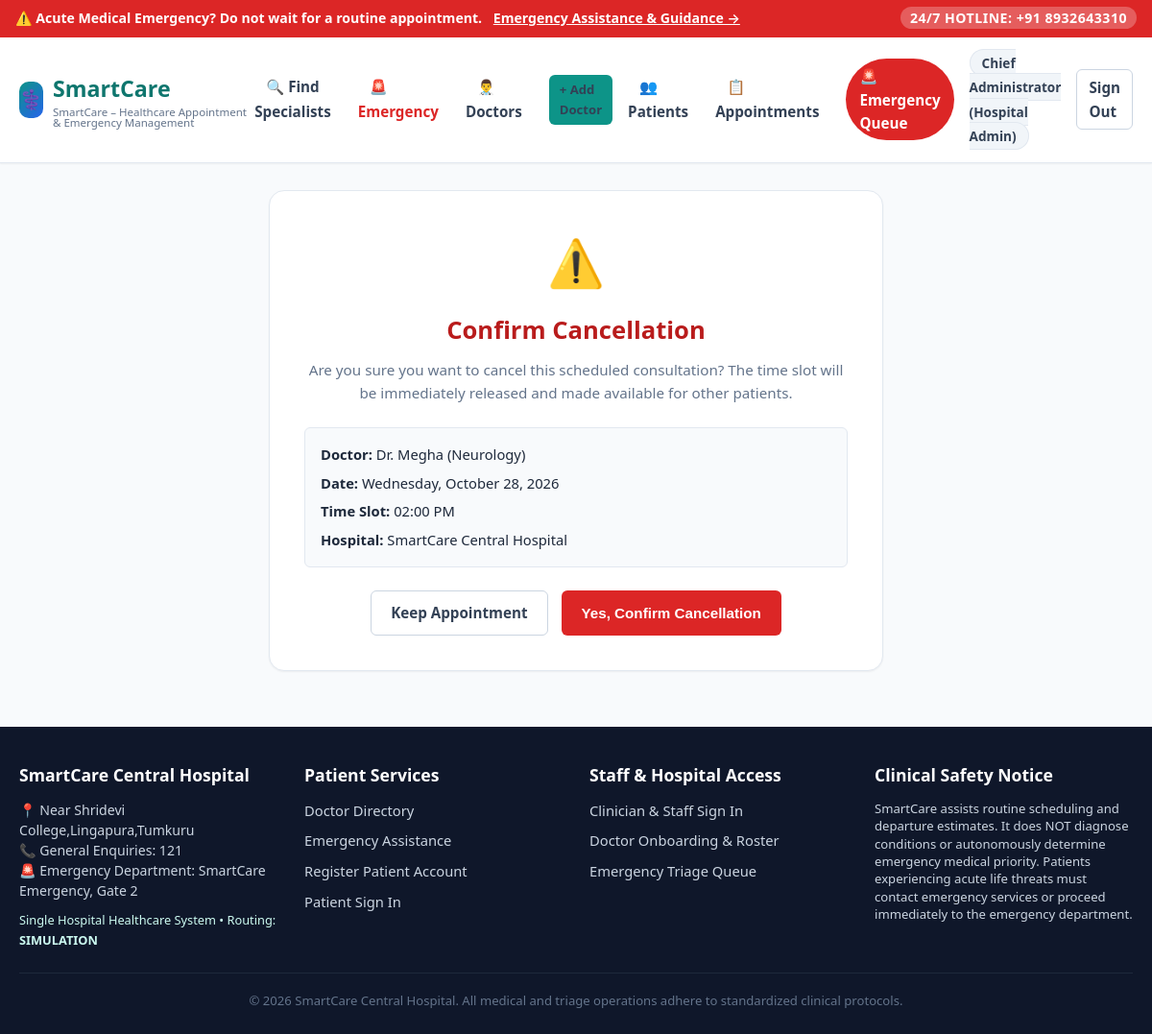
/appointment/4/cancel/ (signed in), run on the app's committed database.
### core/models.py (models this page shows, shortened)
class User(AbstractUser):
    ROLE_CHOICES = (
        ('patient', 'Patient'),
        ('doctor', 'Doctor'),
        ('staff', 'Clinical Staff'),
        ('admin', 'Administrator'),
    )
    role = models.CharField(max_length=20, choices=ROLE_CHOICES, default='patient')
    contact_number = models.CharField(max_length=20, blank=True)
    @property
    def is_patient(self):
        return self.role == 'patient'
    @property
    def is_doctor(self):
        return self.role == 'doctor'
    @property
    def is_clinical_staff(self):
        return self.role in ['staff', 'admin'] or self.is_staff or self.is_superuser
    @property
    def is_admin(self):
        return self.role == 'admin' or self.is_staff or self.is_superuser

class DoctorProfile(models.Model):
    SPECIALIZATION_CHOICES = (
        ('General Medicine', 'General Medicine'),
        ('Cardiology', 'Cardiology'),
        ('Neurology', 'Neurology'),
        ('Dermatology', 'Dermatology'),
        ('Orthopedics', 'Orthopedics'),
        ('Pediatrics', 'Pediatrics'),
        ('Ophthalmology', 'Ophthalmology'),
        ('Gastroenterology', 'Gastroenterology'),
        ('Pulmonology', 'Pulmonology'),
        ('Emergency Medicine', 'Emergency Medicine'),
        ('ENT / Otorhinolaryngology', 'ENT / Otorhinolaryngology'),
        ('Psychiatry', 'Psychiatry'),
    )
    user = models.OneToOneField(User, on_delete=models.CASCADE, related_name='doctor_profile')
    specialization = models.CharField(max_length=100, choices=SPECIALIZATION_CHOICES, default='General Medicine')
    qualification = models.CharField(max_length=150)
    registration_number = models.CharField(max_length=50, unique=True)
    experience_years = models.PositiveIntegerField(default=1)
    hospital_name = models.CharField(max_length=150, default="SmartCare Central Hospital")
    hospital_address = models.CharField(max_length=255, default="100 Healthcare Blvd, Metro City")
    hospital_lat = models.FloatField(default=12.971598)
    hospital_lng = models.FloatField(default=77.594562)
    consultation_fee = models.DecimalField(max_digits=10, decimal_places=2, default=500.00)
    available_days = models.CharField(max_length=150, default="Mon,Tue,Wed,Thu,Fri", help_text="Comma-separated working days e.g. Mon,Tue,Wed,Thu,Fri")
    availability_summary = models.CharField(max_length=200, default="Mon - Fri, 09:00 AM - 05:00 PM")
    slot_duration_minutes = models.PositiveIntegerField(default=30)
    work_start_time = models.TimeField(default="09:00:00")
    work_end_time = models.TimeField(default="17:00:00")
    is_active = models.BooleanField(default=True, help_text="Active doctors are displayed in search and available for appointments")
    is_accepting_emergencies = models.BooleanField(default=True)
    created_at = models.DateTimeField(auto_now_add=True)
    updated_at = models.DateTimeField(auto_now=True)

### appointments/models.py (models this page shows, shortened)
class Appointment(models.Model):
    STATUS_CHOICES = (
        ('SCHEDULED', 'Scheduled'),
        ('CONFIRMED', 'Confirmed'),
        ('CHECKED_IN', 'Checked In'),
        ('IN_CONSULTATION', 'In Consultation'),
        ('COMPLETED', 'Completed'),
        ('CANCELLED', 'Cancelled'),
        ('DELAYED_BY_EMERGENCY', 'Delayed by Emergency'),
    )
    REASON_CHOICES = (
        ('general', 'General health concern'),
        ('skin_hair', 'Skin or hair concern'),
        ('heart', 'Heart-related concern'),
        ('bone_joint', 'Bone or joint concern'),
        ('eye', 'Eye concern'),
        ('ent', 'Ear, nose or throat concern'),
        ('digestive', 'Digestive concern'),
        ('child_health', 'Child health concern'),
        ('neurological', 'Neurological concern'),
        ('other', 'Other'),
    )
    patient = models.ForeignKey(PatientProfile, on_delete=models.CASCADE, related_name='appointments')
    doctor = models.ForeignKey(DoctorProfile, on_delete=models.CASCADE, related_name='appointments')
    appointment_date = models.DateField()
    appointment_time = models.TimeField()
    expected_duration_minutes = models.PositiveIntegerField(default=30)
    status = models.CharField(max_length=30, choices=STATUS_CHOICES, default='SCHEDULED')
    consultation_reason = models.CharField(max_length=50, choices=REASON_CHOICES, default='general')
    symptoms_description = models.TextField(blank=True, help_text="Short description of presenting symptoms")
    health_concern = models.TextField(blank=True, help_text="Optional description of symptoms or concern")
    patient_origin_address = models.CharField(max_length=255, blank=True)
    patient_origin_lat = models.FloatField(null=True, blank=True)
    patient_origin_lng = models.FloatField(null=True, blank=True)
    hospital_destination_name = models.CharField(max_length=150, blank=True)
    hospital_destination_address = models.CharField(max_length=255, blank=True)
    estimated_travel_duration_minutes = models.PositiveIntegerField(null=True, blank=True)
    safety_buffer_minutes = models.PositiveIntegerField(default=15)
    recommended_departure_time = models.DateTimeField(null=True, blank=True)
    estimated_arrival_time = models.DateTimeField(null=True, blank=True)
    routing_provider_used = models.CharField(max_length=50, blank=True)
    routing_note = models.CharField(max_length=255, blank=True)
    last_travel_update = models.DateTimeField(null=True, blank=True)
    delayed_by_minutes = models.PositiveIntegerField(default=0)
    schedule_disruption_notes = models.TextField(blank=True)
    created_at = models.DateTimeField(auto_now_add=True)
    updated_at = models.DateTimeField(auto_now=True)
    class Meta:
        ordering = ['appointment_date', 'appointment_time']
        constraints = [
            models.UniqueConstraint(
                fields=['doctor', 'appointment_date', 'appointment_time'],
                condition=~models.Q(status='CANCELLED'),
                name='unique_active_doctor_appointment_slot'
            )
        ]

### appointments/views.py (the view, shortened to what this page needs)
# urls.py: path('appointment/<int:appointment_id>/cancel/', views.cancel_appointment_view, name='cancel_appointment'),
@login_required
def cancel_appointment_view(request, appointment_id):
    appointment = get_object_or_404(Appointment, id=appointment_id)
    user = request.user
    is_admin = user.is_superuser or user.is_staff or getattr(user, 'role', '') == 'admin'
    if user.is_patient and appointment.patient.user != user and not is_admin:
        return HttpResponseForbidden("Access Denied: You cannot cancel another patient's appointment.")
    if user.is_doctor and appointment.doctor.user != user and not is_admin:
        return HttpResponseForbidden("Access Denied: You cannot cancel another doctor's appointment.")
    if not (user.is_patient or user.is_doctor or is_admin):
        return HttpResponseForbidden("Access Denied: Insufficient permissions.")
    return render(request, 'cancel_confirm.html', {'appointment': appointment})

### templates/cancel_confirm.html (shortened to what this page needs)
{% extends 'base.html' %}
{% load static %}
{% block content %}
<div class="form-card" style="text-align:center;">
  <span style="font-size:3rem; color:#dc2626;">⚠️</span>
  <h1 class="form-title" style="color:#b91c1c; margin-top:12px;">Confirm Cancellation</h1>
  <p class="form-description">
    Are you sure you want to cancel this scheduled consultation?
    The time slot will be immediately released and made available for other patients.
  </p>
  <div style="background:var(--slate-50); border:1px solid var(--slate-200); border-radius:var(--radius-sm); padding:16px; margin-bottom:24px; text-align:left; font-size:0.92rem;">
    <p style="margin-bottom:6px;"><strong>Doctor:</strong> Dr. {{ appointment.doctor.user.get_full_name }} ({{ appointment.doctor.specialization }})</p>
    <p style="margin-bottom:6px;"><strong>Date:</strong> {{ appointment.appointment_date|date:"l, F d, Y" }}</p>
    <p style="margin-bottom:6px;"><strong>Time Slot:</strong> {{ appointment.appointment_time|time:"h:i A" }}</p>
    <p><strong>Hospital:</strong> {{ appointment.hospital_destination_name }}</p>
  </div>
  <form method="POST">
    <div style="display:flex; justify-content:center; gap:14px;">
      <a href="{% if user.is_patient %}{% url 'patient_dashboard' %}{% else %}{% url 'doctor_dashboard' %}{% endif %}" class="btn btn-outline">
        Keep Appointment
      </a>
      <button type="submit" class="btn btn-danger">
        Yes, Confirm Cancellation
      </button>
    </div>
  </form>
</div>
{% endblock %}

### templates/base.html (shortened to what this page needs)
{% load static %}
<!DOCTYPE html>
<html lang="en">
<head>
  <link rel="stylesheet" href="{% static 'css/style.css' %}">
  <link rel="stylesheet" href="{% static 'css/dashboard.css' %}">
  <link rel="stylesheet" href="{% static 'css/forms.css' %}">
</head>
<body>
  <div class="emergency-top-bar">
    <div>
      <span>⚠️ Acute Medical Emergency?</span>
      <strong>Do not wait for a routine appointment.</strong>
      <a href="{% url 'emergency_advisory' %}">Emergency Assistance & Guidance &rarr;</a>
    </div>
    <div>
      <span class="emergency-call">24/7 HOTLINE: +91 8932643310</span>
    </div>
  </div>
  <header>
    <div class="navbar">
      <a href="{% url 'home' %}" class="brand">
        <span class="brand-icon">⚕️</span>
        <div>
          <span>{{ APP_NAME }}</span>
          <span style="display:block; font-size:0.72rem; font-weight:500; color:var(--slate-500); line-height:1;">
            SmartCare – Healthcare Appointment & Emergency Management
          </span>
        </div>
      </a>
      <nav>
        <ul class="nav-links">
          <li><a href="{% url 'find_doctors' %}">🔍 Find Specialists</a></li>
          <li><a href="{% url 'emergency_advisory' %}" style="color:#dc2626; font-weight:700;">🚨 Emergency</a></li>
          {% if user.is_authenticated %}
            {% if is_hospital_admin %}
              <li><a href="{% url 'admin_doctor_list' %}">👨‍⚕️ Doctors</a></li>
              <li><a href="{% url 'admin_doctor_create' %}" class="btn btn-sm btn-primary" style="padding:4px 10px; font-size:0.82rem;">+ Add Doctor</a></li>
              <li><a href="{% url 'admin_patient_list' %}">👥 Patients</a></li>
              <li><a href="{% url 'admin_appointment_list' %}">📋 Appointments</a></li>
            {% endif %}
            {% if is_clinical_staff %}
              <li><a href="{% url 'emergency_queue_dashboard' %}" class="nav-badge-emergency">🚨 Emergency Queue</a></li>
            {% endif %}
            <li>
              <span class="user-nav-badge">
                {{ user.get_full_name|default:user.username }}
                {% if user.is_doctor %}(Doctor)
                {% elif is_hospital_admin %}(Hospital Admin)
                {% elif is_clinical_staff %}(Clinical Staff)
                {% else %}(Patient){% endif %}
              </span>
            </li>
            <li><a href="{% url 'logout' %}" class="btn btn-sm btn-outline">Sign Out</a></li>
          {% else %}
            <li><a href="{% url 'patient_login' %}">👤Patient Login</a></li>
            <li><a href="{% url 'doctor_login' %}">🩺Doctor Login</a></li>
            <li><a href="{% url 'admin_login' %}">🏥Admin Login</a></li>
            <li><a href="{% url 'patient_register' %}" class="btn btn-sm btn-primary">Register as Patient</a></li>
          {% endif %}
        </ul>
      </nav>
    </div>
  </header>
  <main>
    <div class="container">
      {% block content %}{% endblock %}
    </div>
  </main>
  <footer>
    <div class="footer-container">
      <div class="footer-col">
        <h4>{{ DEFAULT_HOSPITAL_NAME }}</h4>
        <p style="color:var(--slate-400); font-size:0.88rem; line-height:1.5;">
          📍 Near Shridevi College,Lingapura,Tumkuru<br>
          📞 General Enquiries: 121<br>
          🚨 Emergency Department: SmartCare Emergency, Gate 2
        </p>
        <p style="margin-top:10px; font-size:0.8rem; color:var(--primary-teal-light);">
          Single Hospital Healthcare System &bull; Routing: <strong>{{ ROUTING_PROVIDER|upper }}</strong>
        </p>
      </div>
      <div class="footer-col">
        <h4>Patient Services</h4>
        <ul>
          <li><a href="{% url 'find_doctors' %}">Doctor Directory</a></li>
          <li><a href="{% url 'emergency_advisory' %}">Emergency Assistance</a></li>
          <li><a href="{% url 'patient_register' %}">Register Patient Account</a></li>
          <li><a href="{% url 'login' %}">Patient Sign In</a></li>
        </ul>
      </div>
      <div class="footer-col">
        <h4>Staff & Hospital Access</h4>
        <ul>
          <li><a href="{% url 'login' %}">Clinician & Staff Sign In</a></li>
          {% if is_hospital_admin %}
            <li><a href="{% url 'admin_doctor_list' %}">Doctor Onboarding & Roster</a></li>
          {% endif %}
          {% if is_clinical_staff %}
            <li><a href="{% url 'emergency_queue_dashboard' %}">Emergency Triage Queue</a></li>
          {% endif %}
        </ul>
      </div>
      <div class="footer-col">
        <h4>Clinical Safety Notice</h4>
        <p style="font-size:0.82rem; color:var(--slate-400); line-height:1.4;">
          SmartCare assists routine scheduling and departure estimates. It does NOT diagnose conditions or autonomously determine emergency medical priority. Patients experiencing acute life threats must contact emergency services or proceed immediately to the emergency department.
        </p>
      </div>
    </div>
    <div class="footer-bottom">
      &copy; 2026 {{ DEFAULT_HOSPITAL_NAME }}. All medical and triage operations adhere to standardized clinical protocols.
    </div>
  </footer>
</body>
</html>

### data on the page
User: get_full_name "Chief Administrator"
Appointment: doctor.user.get_full_name "Megha", doctor.specialization "Neurology", appointment_date "Wednesday, October 28, 2026", appointment_time "02:00 PM", hospital_destination_name "SmartCare Central Hospital", routing_provider_used "SIMULATION"

### other printed values
{{ APP_NAME }} "SmartCare"
{{ DEFAULT_HOSPITAL_NAME }} "SmartCare Central Hospital"
